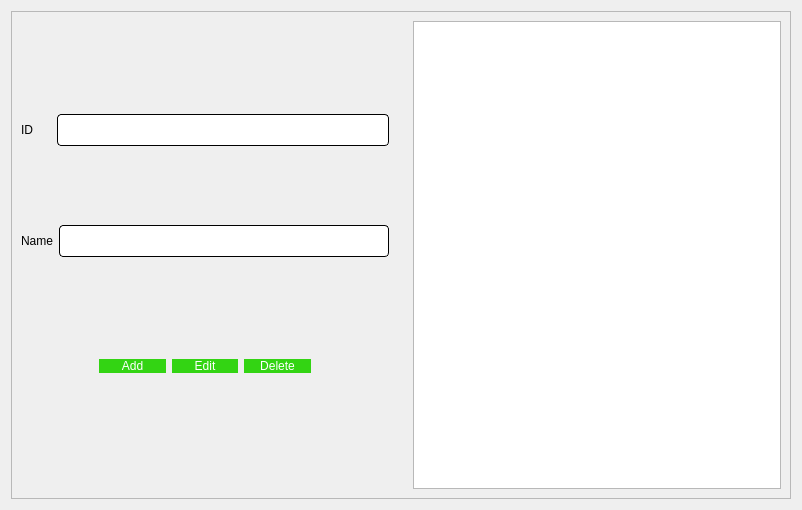
<?xml version="1.0" encoding="UTF-8"?>
<ui version="4.0">
 <class>manageBooks</class>
 <widget class="QDialog" name="manageBooks">
  <property name="geometry">
   <rect>
    <x>0</x>
    <y>0</y>
    <width>802</width>
    <height>510</height>
   </rect>
  </property>
  <property name="windowTitle">
   <string>Dialog</string>
  </property>
  <layout class="QHBoxLayout" name="horizontalLayout_6">
   <item>
    <widget class="QFrame" name="frame">
     <property name="styleSheet">
      <string notr="true"/>
     </property>
     <property name="frameShape">
      <enum>QFrame::StyledPanel</enum>
     </property>
     <property name="frameShadow">
      <enum>QFrame::Raised</enum>
     </property>
     <layout class="QHBoxLayout" name="horizontalLayout_4">
      <item>
       <layout class="QVBoxLayout" name="verticalLayout">
        <item>
         <spacer name="verticalSpacer_3">
          <property name="orientation">
           <enum>Qt::Vertical</enum>
          </property>
          <property name="sizeType">
           <enum>QSizePolicy::Fixed</enum>
          </property>
          <property name="sizeHint" stdset="0">
           <size>
            <width>20</width>
            <height>68</height>
           </size>
          </property>
         </spacer>
        </item>
        <item>
         <layout class="QHBoxLayout" name="horizontalLayout_2">
          <item>
           <widget class="QLabel" name="label">
            <property name="styleSheet">
             <string notr="true">font: 10pt &quot;Comic Sans MS&quot;;
color: rgb(0, 0, 0);</string>
            </property>
            <property name="text">
             <string>ID</string>
            </property>
           </widget>
          </item>
          <item>
           <spacer name="horizontalSpacer">
            <property name="orientation">
             <enum>Qt::Horizontal</enum>
            </property>
            <property name="sizeType">
             <enum>QSizePolicy::Fixed</enum>
            </property>
            <property name="sizeHint" stdset="0">
             <size>
              <width>18</width>
              <height>20</height>
             </size>
            </property>
           </spacer>
          </item>
          <item>
           <widget class="QLineEdit" name="ID">
            <property name="styleSheet">
             <string notr="true">QLineEdit{
	background-color: rgb(255, 255, 255);
	 border: 1px  solid;
     border-radius: 4px;
	font: 24px
}</string>
            </property>
           </widget>
          </item>
         </layout>
        </item>
        <item>
         <spacer name="verticalSpacer_2">
          <property name="orientation">
           <enum>Qt::Vertical</enum>
          </property>
          <property name="sizeType">
           <enum>QSizePolicy::Fixed</enum>
          </property>
          <property name="sizeHint" stdset="0">
           <size>
            <width>20</width>
            <height>48</height>
           </size>
          </property>
         </spacer>
        </item>
        <item>
         <layout class="QHBoxLayout" name="horizontalLayout_3">
          <item>
           <widget class="QLabel" name="label_3">
            <property name="styleSheet">
             <string notr="true">font: 10pt &quot;Comic Sans MS&quot;;
color: rgb(0, 0, 0);</string>
            </property>
            <property name="text">
             <string>Name</string>
            </property>
           </widget>
          </item>
          <item>
           <widget class="QLineEdit" name="Name">
            <property name="styleSheet">
             <string notr="true">QLineEdit{
	background-color: rgb(255, 255, 255);
	 border: 1px  solid;
     border-radius: 4px;
	font: 24px
}</string>
            </property>
           </widget>
          </item>
         </layout>
        </item>
        <item>
         <spacer name="verticalSpacer">
          <property name="orientation">
           <enum>Qt::Vertical</enum>
          </property>
          <property name="sizeType">
           <enum>QSizePolicy::Fixed</enum>
          </property>
          <property name="sizeHint" stdset="0">
           <size>
            <width>17</width>
            <height>68</height>
           </size>
          </property>
         </spacer>
        </item>
        <item>
         <layout class="QHBoxLayout" name="horizontalLayout_7">
          <item>
           <spacer name="horizontalSpacer_3">
            <property name="orientation">
             <enum>Qt::Horizontal</enum>
            </property>
            <property name="sizeType">
             <enum>QSizePolicy::Fixed</enum>
            </property>
            <property name="sizeHint" stdset="0">
             <size>
              <width>78</width>
              <height>20</height>
             </size>
            </property>
           </spacer>
          </item>
          <item>
           <layout class="QHBoxLayout" name="horizontalLayout">
            <item>
             <widget class="QPushButton" name="add">
              <property name="styleSheet">
               <string notr="true">QPushButton
{ 
	border-radius:15px;
	font: 10pt &quot;Comic Sans MS&quot;;
	background-color: #33D413;
	padding : 0 4px;
	border-radius:10px;
	color: rgb(255, 255, 255);
}


QPushButton:hover:!pressed

{
background:#4f85e2;
}
</string>
              </property>
              <property name="text">
               <string>Add</string>
              </property>
             </widget>
            </item>
            <item>
             <widget class="QPushButton" name="edit">
              <property name="styleSheet">
               <string notr="true">QPushButton
{ 
	border-radius:15px;
	font: 10pt &quot;Comic Sans MS&quot;;
	background-color: #33D413;
	padding : 0 4px;
	border-radius:10px;
	color: rgb(255, 255, 255);
}


QPushButton:hover:!pressed

{
background:#4f85e2;
}
</string>
              </property>
              <property name="text">
               <string>Edit</string>
              </property>
             </widget>
            </item>
            <item>
             <widget class="QPushButton" name="deleteButton">
              <property name="styleSheet">
               <string notr="true">QPushButton
{ 
	border-radius:15px;
	font: 10pt &quot;Comic Sans MS&quot;;
	background-color: #33D413;
	padding : 0 4px;
	border-radius:10px;
	color: rgb(255, 255, 255);
}


QPushButton:hover:!pressed

{
background:#4f85e2;
}
</string>
              </property>
              <property name="text">
               <string>Delete</string>
              </property>
             </widget>
            </item>
           </layout>
          </item>
          <item>
           <spacer name="horizontalSpacer_4">
            <property name="orientation">
             <enum>Qt::Horizontal</enum>
            </property>
            <property name="sizeType">
             <enum>QSizePolicy::Fixed</enum>
            </property>
            <property name="sizeHint" stdset="0">
             <size>
              <width>78</width>
              <height>20</height>
             </size>
            </property>
           </spacer>
          </item>
         </layout>
        </item>
        <item>
         <spacer name="verticalSpacer_4">
          <property name="orientation">
           <enum>Qt::Vertical</enum>
          </property>
          <property name="sizeType">
           <enum>QSizePolicy::Fixed</enum>
          </property>
          <property name="sizeHint" stdset="0">
           <size>
            <width>17</width>
            <height>88</height>
           </size>
          </property>
         </spacer>
        </item>
       </layout>
      </item>
      <item>
       <spacer name="horizontalSpacer_2">
        <property name="orientation">
         <enum>Qt::Horizontal</enum>
        </property>
        <property name="sizeType">
         <enum>QSizePolicy::Fixed</enum>
        </property>
        <property name="sizeHint" stdset="0">
         <size>
          <width>18</width>
          <height>20</height>
         </size>
        </property>
       </spacer>
      </item>
      <item>
       <widget class="QTableView" name="genreTableView">
        <property name="styleSheet">
         <string notr="true">QHeaderView::section { background-color: #4f85e2; font: solid}</string>
        </property>
        <property name="selectionBehavior">
         <enum>QAbstractItemView::SelectRows</enum>
        </property>
        <attribute name="horizontalHeaderDefaultSectionSize">
         <number>200</number>
        </attribute>
        <attribute name="verticalHeaderVisible">
         <bool>false</bool>
        </attribute>
       </widget>
      </item>
     </layout>
    </widget>
   </item>
  </layout>
 </widget>
 <resources/>
 <connections/>
</ui>
